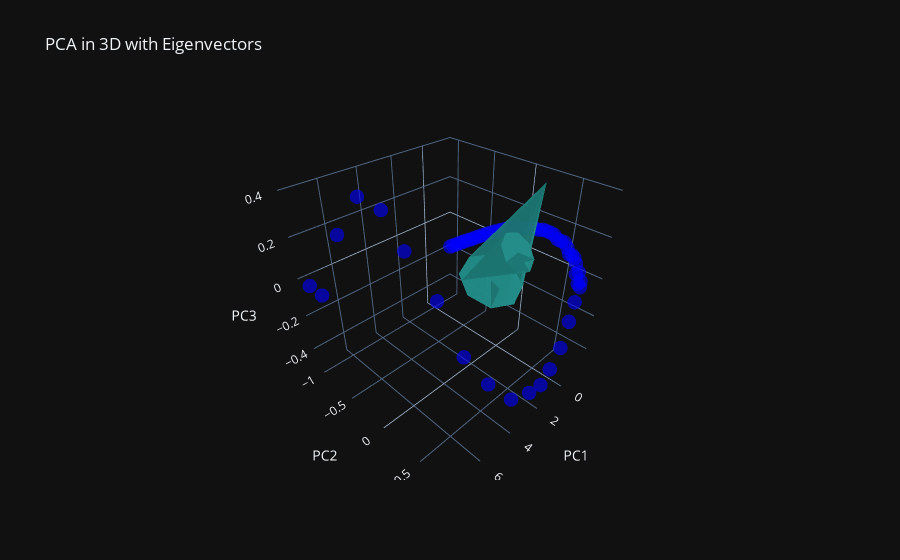

Notebook source saved alongside this figure:
### Code cell
import pandas as pd
import numpy as np
import plotly.graph_objects as go
from sklearn.decomposition import PCA
from sklearn.preprocessing import StandardScaler

# Assuming 'x_scaled' contains the scaled input data (after scaling)
pca = PCA(n_components=3)
x_pca = pca.fit_transform(x_scaled)

# Eigenvectors and explained variance ratio
eigenvectors = pca.components_
explained_variance_ratio = pca.explained_variance_ratio_ * 100

# Create 3D scatter plot of PCA components
fig = go.Figure()

# Plot the 3D scatter plot for the PCA result
fig.add_trace(go.Scatter3d(
    x=x_pca[:, 0],
    y=x_pca[:, 1],
    z=x_pca[:, 2],
    mode='markers',
    marker=dict(size=5, color='blue', opacity=0.6),
    name='PCA Data Points'
))

# Plot the eigenvectors as arrows using 3D axes
for i in range(3):
    fig.add_trace(go.Cone(
        x=[0], y=[0], z=[0],  # Origin of the arrow (at the origin)
        u=[eigenvectors[i, 0]], v=[eigenvectors[i, 1]], w=[eigenvectors[i, 2]],  # Direction of the eigenvectors
        colorscale='Viridis', 
        showscale=False, 
        sizemode="scaled", 
        sizeref=1.5,  # Adjust size reference for better visibility
        opacity=0.8,
        name=f'Eigenvector {i+1}'
    ))

# Update layout and labels for 3D axes
fig.update_layout(
    title="PCA in 3D with Eigenvectors",
    scene=dict(
        xaxis=dict(title='PC1', range=[min(x_pca[:, 0]), max(x_pca[:, 0])]),
        yaxis=dict(title='PC2', range=[min(x_pca[:, 1]), max(x_pca[:, 1])]),
        zaxis=dict(title='PC3', range=[min(x_pca[:, 2]), max(x_pca[:, 2])])
    ),
    legend_title='Legend',
    template='plotly_dark'
)

# Show the plot
fig.show()

### Figure 1 — Plotly figure (JSON) as saved in the notebook; plotly's stock layout.template omitted (floating-point values rounded to 4 significant figures)
{"data": [{"marker": {"color": "blue", "opacity": 0.6, "size": 5}, "mode": "markers", "name": "PCA Data Points", "type": "scatter3d", "x": [-1.952, -1.933, -1.914, -1.895, -1.876, -1.857, -1.836, -1.815, -1.796, -1.777, -1.757, -1.737, -1.716, -1.694, -1.671, -1.648, -1.626, -1.604, -1.581, -1.555, -1.528, -1.494, -1.461, -1.433, -1.399, -1.361, -1.321, -1.286, -1.241, -1.195, -1.145, -1.076, -1.023, -0.9662, -0.8854, -0.7873, -0.7144, -0.6343, -0.5356, -0.4099, -0.3316, -0.1931, -0.11, 0.03688, 0.2645, 0.4963, 0.7954, 1.142, 1.497, 1.887, 2.435, 3.058, 3.688, 4.283, 4.952, 5.392, 5.929, 6.646, 7.461, 7.81], "y": [-1.125, -1.074, -1.023, -0.9714, -0.9201, -0.8688, -0.8177, -0.7666, -0.7154, -0.6641, -0.6129, -0.5617, -0.5106, -0.4598, -0.4091, -0.3582, -0.307, -0.2561, -0.2051, -0.1544, -0.104, -0.05356, -0.002925, 0.0473, 0.09767, 0.1477, 0.1981, 0.247, 0.2957, 0.3436, 0.3903, 0.4382, 0.4839, 0.5294, 0.5726, 0.6111, 0.6488, 0.6863, 0.7196, 0.7488, 0.7824, 0.8072, 0.8374, 0.8562, 0.858, 0.8632, 0.8591, 0.8291, 0.7999, 0.7366, 0.6135, 0.416, 0.2057, -0.01975, -0.2625, -0.4131, -0.5629, -0.709, -0.8528, -0.909], "z": [-0.2127, -0.1959, -0.179, -0.1622, -0.1454, -0.1286, -0.113, -0.0971, -0.08038, -0.06367, -0.04709, -0.03118, -0.01564, 0.0003391, 0.0154, 0.03009, 0.04399, 0.05879, 0.07357, 0.08602, 0.09925, 0.106, 0.1138, 0.1263, 0.1345, 0.1399, 0.1417, 0.1523, 0.1556, 0.1584, 0.1578, 0.1477, 0.1495, 0.1535, 0.1389, 0.1191, 0.1264, 0.1215, 0.108, 0.06888, 0.08734, 0.04291, 0.0658, 0.04816, -0.01403, -0.1014, -0.2285, -0.3408, -0.4242, -0.4685, -0.5161, -0.4425, -0.3022, -0.02417, 0.1901, 0.354, 0.4007, 0.2432, -0.03854, 0.0132]}, {"colorscale": [[0, "#440154"], [0.1111, "#482878"], [0.2222, "#3e4989"], [0.3333, "#31688e"], [0.4444, "#26828e"], [0.5556, "#1f9e89"], [0.6667, "#35b779"], [0.7778, "#6ece58"], [0.8889, "#b5de2b"], [1, "#fde725"]], "name": "Eigenvector 1", "opacity": 0.8, "showscale": false, "sizemode": "scaled", "sizeref": 1.5, "type": "cone", "u": [0.3227], "v": [0.3888], "w": [0.3898], "x": [0], "y": [0], "z": [0]}, {"colorscale": [[0, "#440154"], [0.1111, "#482878"], [0.2222, "#3e4989"], [0.3333, "#31688e"], [0.4444, "#26828e"], [0.5556, "#1f9e89"], [0.6667, "#35b779"], [0.7778, "#6ece58"], [0.8889, "#b5de2b"], [1, "#fde725"]], "name": "Eigenvector 2", "opacity": 0.8, "showscale": false, "sizemode": "scaled", "sizeref": 1.5, "type": "cone", "u": [0.8898], "v": [-0.001411], "w": [0.03954], "x": [0], "y": [0], "z": [0]}, {"colorscale": [[0, "#440154"], [0.1111, "#482878"], [0.2222, "#3e4989"], [0.3333, "#31688e"], [0.4444, "#26828e"], [0.5556, "#1f9e89"], [0.6667, "#35b779"], [0.7778, "#6ece58"], [0.8889, "#b5de2b"], [1, "#fde725"]], "name": "Eigenvector 3", "opacity": 0.8, "showscale": false, "sizemode": "scaled", "sizeref": 1.5, "type": "cone", "u": [0.293], "v": [-0.4282], "w": [-0.1791], "x": [0], "y": [0], "z": [0]}], "layout": {"legend": {"title": {"text": "Legend"}}, "scene": {"xaxis": {"range": [-1.952, 7.81], "title": {"text": "PC1"}}, "yaxis": {"range": [-1.125, 0.8632], "title": {"text": "PC2"}}, "zaxis": {"range": [-0.5161, 0.4007], "title": {"text": "PC3"}}}, "title": {"text": "PCA in 3D with Eigenvectors"}}}
